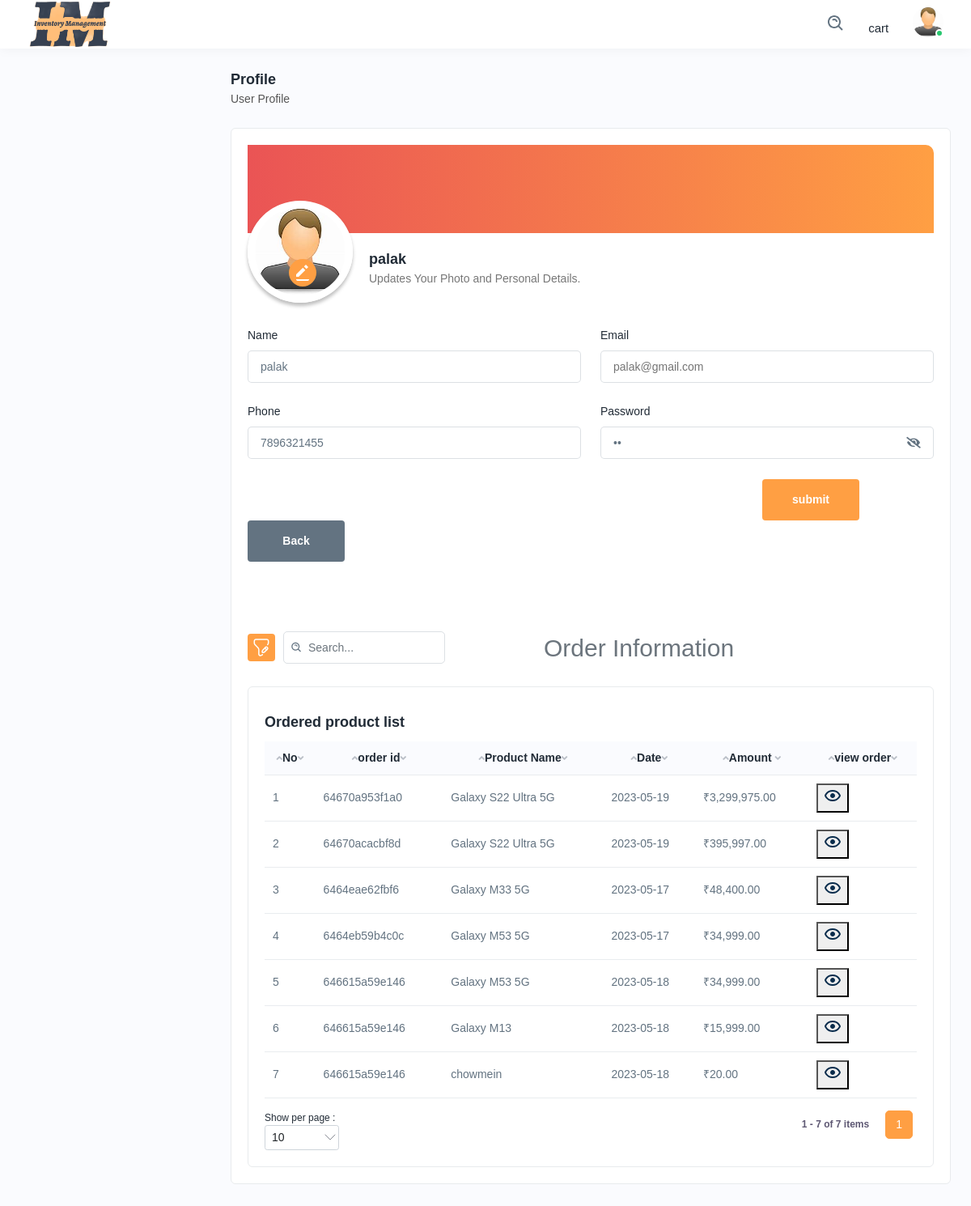
Page /profile1.php (signed in) on the committed database.
### tables this page shows
CREATE TABLE `product` (
  `p_id` int(20) NOT NULL,
  `p_name` varchar(50) NOT NULL,
  `p_code` varchar(50) NOT NULL,
  `cat_id` int(20) NOT NULL,
  `subcat_id` int(20) NOT NULL,
  `b_id` int(50) NOT NULL,
  `unit` varchar(50) NOT NULL,
  `minimum_qty` int(20) NOT NULL,
  `p_desc` varchar(150) NOT NULL,
  `quantity` int(20) NOT NULL,
  `discount` int(10) NOT NULL,
  `r_price` int(100) NOT NULL,
  `p_price` int(100) NOT NULL,
  `pstatus` varchar(50) NOT NULL,
  `p_image` varchar(100) NOT NULL
);

CREATE TABLE `order_table` (
  `order_id` varchar(100) NOT NULL,
  `p_id` int(75) NOT NULL,
  `user_id` int(200) NOT NULL,
  `o_quantity` int(20) NOT NULL,
  `order_status` varchar(100) NOT NULL,
  `order_date` date NOT NULL DEFAULT current_timestamp(),
  `order_total` int(50) NOT NULL
);

### profile1.php (the view, shortened to what this page needs)
<?php
include('header1.php');
include('dbcon.php');
?>
<div class="page-wrapper">
    <div class="content">
        <form method="post" action="code.php" enctype="multipart/form-data">
            <div class="page-header">
                <div class="page-title">
                    <h4>Profile</h4>
                    <h6>User Profile</h6>
                </div>
            </div>
            <?php
            $u_mail = $_SESSION['email'];
            $sel = "SELECT  * FROM `login` WHERE u_mail='$u_mail'";
            $query = mysqli_query($conn, $sel);
            if (mysqli_num_rows($query) > 0) {
                foreach ($query as $admin) {
            ?>
                    <div class="card">
                        <div class="card-body">
                            <div class="profile-set">
                                <div class="profile-head">
                                </div>
                                <form method="post" action="code.php" enctype="multipart/form-data">
                                    <div class="profile-top">
                                        <div class="profile-content">
                                            <div class="profile-contentimg">
                                                <img src="assets/img/customer/<?= $admin['u_img'] ?>" alt="img" id="blah">
                                                <div class="profileupload">
                                                    <a href="javascript:void(0);"><img src="assets/img/icons/edit-set.svg" alt="img"></a>
                                                </div>
                                            </div>
                                            <div class="profile-contentname">
                                                <h2><?= $admin['u_name'] ?></h2>
                                                <h4>Updates Your Photo and Personal Details.</h4>
                                            </div>
                                        </div>
                                    </div>
                            </div>
                            <div class="row">
                                <div class="col-lg-6 col-sm-12">
                                    <div class="form-group">
                                        <label>Name</label>
                                        <input type="text" name="name" placeholder="William" value="<?= $admin['u_name'] ?>">
                                    </div>
                                </div>
                                <div class="col-lg-6 col-sm-12">
                                    <div class="form-group">
                                        <label>Email</label>
                                        <input type="text" name="email" placeholder="<?= $admin['u_mail'] ?>">
                                    </div>
                                </div>
                                <div class="col-lg-6 col-sm-12">
                                    <div class="form-group">
                                        <label>Phone</label>
                                        <input type="text" name="phone" value="<?= $admin['u_mobile'] ?>">
                                    </div>
                                </div>
                                <div class="col-lg-6 col-sm-12">
                                    <div class="form-group">
                                        <label>Password</label>
                                        <div class="pass-group">
                                            <input type="password" name="pass" class=" pass-input" value="<?= $admin['u_pass'] ?>">
                                            <span class="fas toggle-password fa-eye-slash"></span>
                                        </div>
                                    </div>
                                </div>
                                <div class="col-12">
                                    <input type="submit" name="edit_pro12" class="btn btn-submit" style="margin-left: 75%"  value="submit">
                                    <a href="pos.php" class="btn btn-cancel">Back</a>
                                </div>
                            </div>
        </form>
        <br>
        <br>
        <br>
        <br>
        <div class="table-top">
            <div class="search-set">
                <div class="search-path">
                    <a class="btn btn-filter" id="filter_search">
                        <img src="assets/img/icons/filter.svg" alt="img">
                    </a>
                </div>
                <div class="search-input">
                    <a class="btn btn-searchset"><img src="assets/img/icons/search-white.svg" alt="img"></a>
                </div>
                <div class="col-lg-12 text-center">
                    <h2 class="text-muted">Order Information</h2>
                </div>
            </div>
    <?php
                }
            }
    ?>
        </div>
        <div class="card mb-0">
            <div class="card-body">
                <div class="table-responsive">
                    <table class="table  datanew">
                        <thead class="text-center">
                            <tr>
                                <th>No</th>
                                <th>order id</th>
                                <th>Product Name</th>
                                <th>Date</th>
                                <th>Amount </th>
                                <th>view order</th>
                            </tr>
                        </thead>
                        <tbody>
                            <?php
                            $u_mail1 = $_SESSION['email'];
                            $sel1 = "SELECT  * FROM `login` WHERE u_mail='$u_mail1'";
                            $query1 = mysqli_query($conn, $sel1);
                            foreach ($query1 as $u) {
                                $u_id = $u['u_id'];
                            }
                            $sql = "SELECT * FROM `order_table` WHERE `user_id`=' $u_id' AND order_status='ordered' ORDER BY `order_total` DESC";
                            $query = mysqli_query($conn, $sql);
                                echo "<h4 class='card-title'>Ordered product list</h4>";
                            if (mysqli_num_rows($query) > 0) {
                            ?><?php $x=0;
                                foreach ($query as $valueorder1){
                                    $p = $valueorder1['p_id'];
                                    $a1 = "SELECT p_name FROM product WHERE p_id=" . $p;
                                    $s = mysqli_query($conn, $a1);
                                    foreach ($s as $ll) {
                                        $q = $ll['p_name'];
                                    $x++;?>
                                    <tr class="text-left">
                                    <td><?=$x?></td>
                                    <td><?= $valueorder1['order_id']; ?></td>
                                    <td><?= $q ?></td>
                                    <td><?= $valueorder1['order_date']; ?></td>
                                    <td> ₹<?= number_format($valueorder1['order_total'], 2); ?></td>
                                    <td><form method="post" action="o_detail1.php">
                                                <button type="submit" Name="tupdate1" value="<?=$valueorder1['p_id']?>">
                                            <img src="assets/img/icons/eye.svg" alt="img">
                                        </button>
                                    </form>
                                </td>
                                    </tr>
                                <?php
                                    }
                                }
                     } ?>
                        </tbody>
                    </table>
                </div>
            </div>
        </div>
    </div>
</div>
<?php
include('footer.php');
?>

### header1.php (shortened to what this page needs)
<!DOCTYPE html>
<html lang="en">
<head>
  <link rel="stylesheet" href="assets/css/bootstrap.min.css">
  <link rel="stylesheet" href="assets/css/animate.css">
  <link rel="stylesheet" href="assets/plugins/owlcarousel/owl.carousel.min.css">
  <link rel="stylesheet" href="assets/plugins/owlcarousel/owl.theme.default.min.css">
  <link rel="stylesheet" href="assets/plugins/select2/css/select2.min.css">
  <link rel="stylesheet" href="assets/css/bootstrap-datetimepicker.min.css">
  <link rel="stylesheet" href="assets/plugins/fontawesome/css/fontawesome.min.css">
  <link rel="stylesheet" href="assets/plugins/fontawesome/css/all.min.css">
  <link rel="stylesheet" href="assets/css/style.css">
</head>
<body>
  <div class="main-wrappers">
    <div class="header">
      <div class="header-left border-0 ">
        <a href="pos.php" class="logo">
        <img src="assets/img/IM123.png" alt="" style="height:100px; width:100%">
        </a>
      </div>
      <ul class="nav user-menu">
        <li class="nav-item">
          <div class="top-nav-search">
            <form action="#">
              <a class="btn" id="searchdiv"><img src="assets/img/icons/search.svg" alt="img"></a>
            </form>
          </div>
        </li>
        <li class="nav-item">
                    <a href="cart.php" class="nav-link">cart</a>
        </li>
        <?php
        include('dbcon.php');
        ?>
        <li class="nav-item dropdown has-arrow main-drop">
        <?php
                $u_mail = $_SESSION['email'];
                $sel = "SELECT  `u_id`,`u_name`,`u_img` FROM `login` WHERE `u_mail`='$u_mail'";
                $query = mysqli_query($conn, $sel);
                if (mysqli_num_rows($query) > 0) {
                    foreach ($query as $admin) {
                ?>
          <a href="javascript:void(0);" class="dropdown-toggle nav-link userset" data-bs-toggle="dropdown">
            <span class="user-img"><img src="assets/img/customer/<?=$admin['u_img']?>" alt="">
              <span class="status online"></span></span>
          </a>
          <?php
                    }
                  }
              ?>
        </li>
      </ul>
    </div>

### footer.php (shortened to what this page needs)
</body>
</html>

### rows in the picture
order_table: order "64670a953f1a0", order_date "2023-05-19", order_total "3,299,975.00"
product: p_name "Galaxy S22 Ultra 5G"
order_table: order "64670acacbf8d", order_date "2023-05-19", order_total "395,997.00"
order_table: order "6464eae62fbf6", order_date "2023-05-17", order_total "48,400.00"
product: p_name "Galaxy M33 5G"
order_table: order "6464eb59b4c0c", order_date "2023-05-17", order_total "34,999.00"
product: p_name "Galaxy M53 5G", $valueorder1['p_id'] 6 (drawn)
order_table: order "646615a59e146", order_date "2023-05-18", order_total "34,999.00"
order_table: order "646615a59e146", order_date "2023-05-18", order_total "15,999.00"
product: p_name "Galaxy M13", $valueorder1['p_id'] 4 (drawn)
order_table: order "646615a59e146", order_date "2023-05-18", order_total "20.00"
product: p_name "chowmein"

### other values in the picture
$admin['u_name'] "palak"
